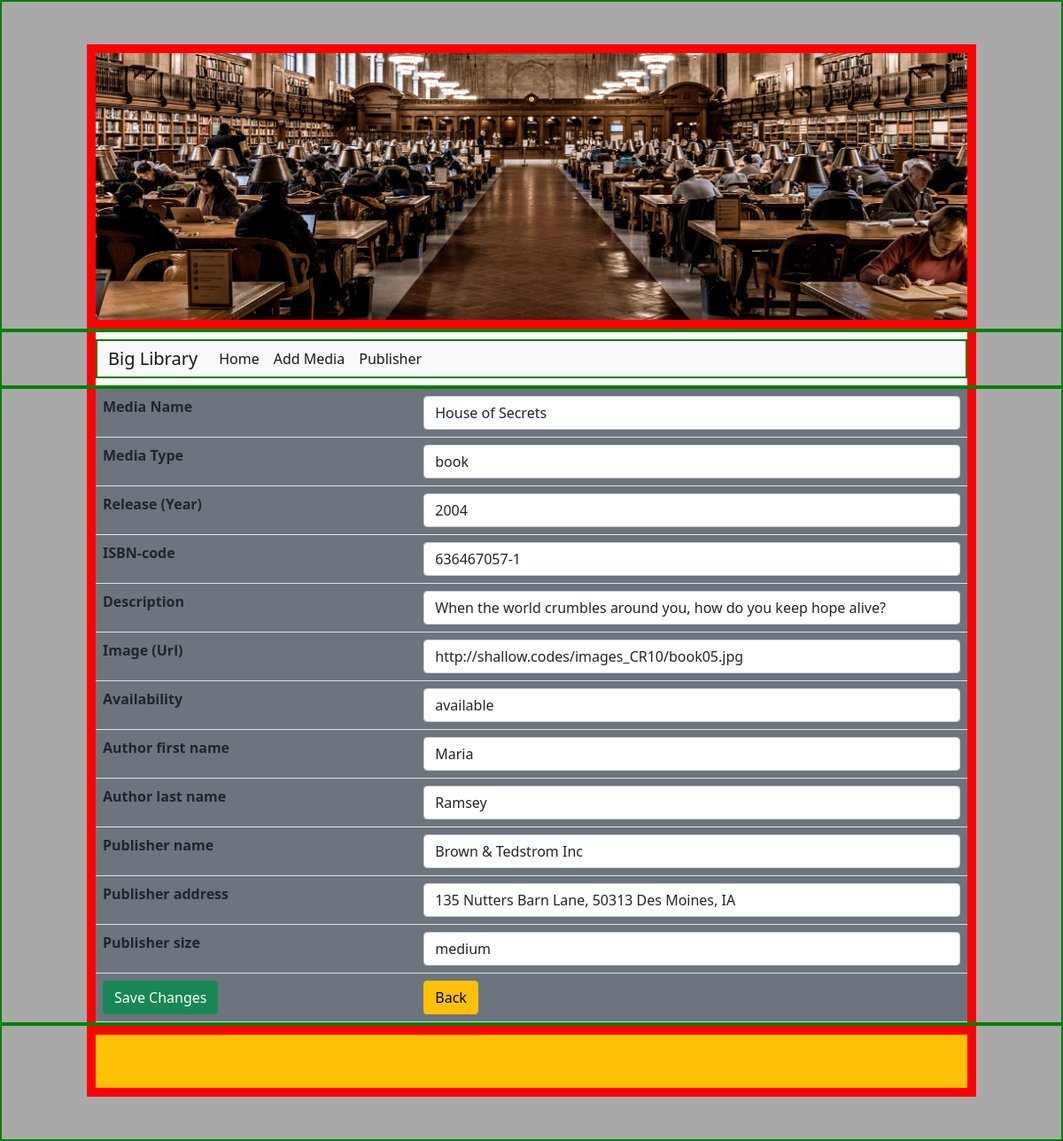
Before: /php/update.php?id=304 with the older database file.
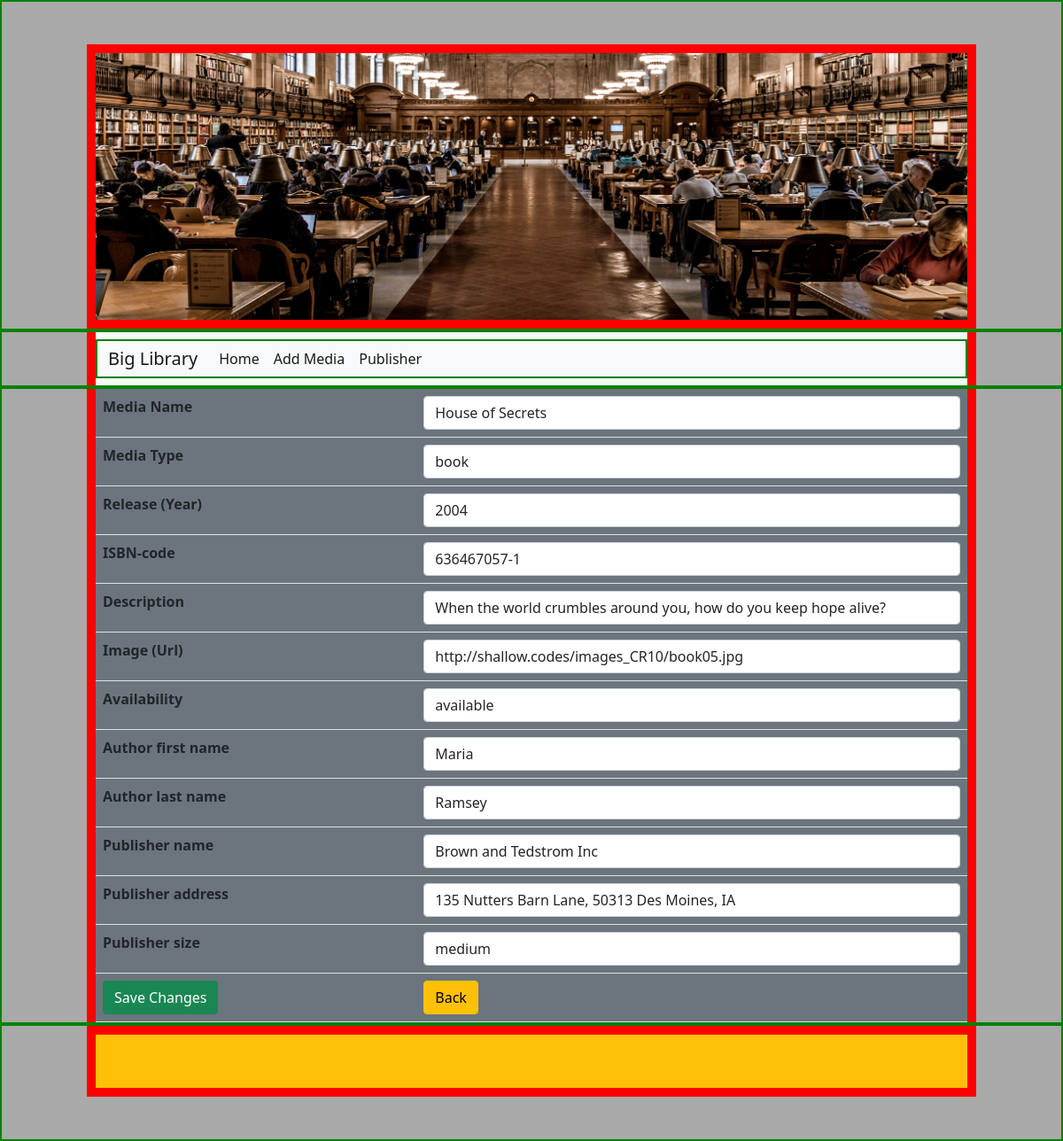
After: the same page with the newer database file.
### tables this page shows
CREATE TABLE `library_all_media` (
  `id` int(11) NOT NULL,
  `media_title` varchar(50) NOT NULL,
  `media_type` varchar(4) NOT NULL,
  `media_date` year(4) NOT NULL,
  `media_isbn` varchar(11) NOT NULL,
  `media_descr` varchar(100) NOT NULL,
  `media_image` varchar(100) NOT NULL,
  `media_status` varchar(9) NOT NULL,
  `author_fname` varchar(20) NOT NULL,
  `author_lname` varchar(20) NOT NULL,
  `pub_name` varchar(30) NOT NULL,
  `pub_address` varchar(50) NOT NULL,
  `pub_size` varchar(6) NOT NULL
);

### php/update.php (the view, shortened to what this page needs)
<?php
require_once 'actions/db_connect.php';
if ($_GET['id']) {
    $id = $_GET['id'];
    $sql = "SELECT * FROM library_all_media WHERE id = {$id}";
    $result = $connect->query($sql);
    if ($result->num_rows == 1) {
        $data = $result->fetch_assoc();
        $media_title = $data['media_title'];
        $media_type = $data['media_type'];
        $media_date = $data['media_date'];
        $media_isbn = $data['media_isbn'];
        $media_descr = $data['media_descr'];
        $media_image = $data['media_image'];
        $media_status = $data['media_status'];
        $author_fname = $data['author_fname'];
        $author_lname = $data['author_lname'];
        $pub_name = $data['pub_name'];
        $pub_address = $data['pub_address'];
        $pub_size = $data['pub_size'];
    } else {
        header("location: error.php");
    }
} else {
    header("location: error.php");
}
?>
<!DOCTYPE html>
<html lang="en">
<head>
    <?php require_once 'components/bootstrap.php' ?>
    <link rel="stylesheet" type="text/css" href="../styles/styles.css">
</head>
<body>
    <?php include_once "header.php" ?>
    <?php include_once "navbar.php" ?>
    <div class="container-fluid mx-auto px-5">
        <div class="wrapIndex mx-5 bg-secondary">
            <form action="actions/a_update.php" method="post" enctype="multipart/form-data">
                <table class="table">
                    <tr>
                        <th>Media Name</th>
                        <td><input class='form-control' type="text" name="m_name" placeholder="Name of the media" value="<?php echo $media_title ?>" /></td>
                    </tr>
                    <tr>
                        <th>Media Type</th>
                        <td><input class='form-control' type="text" name="m_type" placeholder="Type of the media" value="<?php echo $media_type ?>" /></td>
                    </tr>
                    <tr>
                        <th>Release (Year)</th>
                        <td><input class='form-control' type="number" name="m_date" placeholder="Year of release" value="<?php echo $media_date ?>" /></td>
                    </tr>
                    <tr>
                        <th>ISBN-code</th>
                        <td><input class='form-control' type="text" name="m_isbn" placeholder="ISBN-code of the media" value="<?php echo $media_isbn ?>" /></td>
                    </tr>
                    <tr>
                        <th>Description</th>
                        <td><input class='form-control' type="text" name="m_descr" placeholder="Short description" value="<?php echo $media_descr ?>" /></td>
                    </tr>
                    <tr>
                        <th>Image (Url)</th>
                        <td><input class='form-control' type="text" name="m_image" placeholder="Image-Url of the media" value="<?php echo $media_image ?>" /></td>
                    </tr>
                    <tr>
                        <th>Availability</th>
                        <td><input class='form-control' type="text" name="m_status" placeholder="available / reserved" value="<?php echo $media_status ?>" /></td>
                    </tr>
                    <tr>
                        <th>Author first name</th>
                        <td><input class='form-control' type="text" name="a_fname" placeholder="First name of the author" value="<?php echo $author_fname ?>" /></td>
                    </tr>
                    <tr>
                        <th>Author last name</th>
                        <td><input class='form-control' type="text" name="a_lname" placeholder="Last name of the author" value="<?php echo $author_lname ?>" /></td>
                    </tr>
                    <tr>
                        <th>Publisher name</th>
                        <td><input class='form-control' type="text" name="p_name" placeholder="Name of the publisher" value="<?php echo $pub_name ?>" /></td>
                    </tr>
                    <tr>
                        <th>Publisher address</th>
                        <td><input class='form-control' type="text" name="p_address" placeholder="Address of the publisher" value="<?php echo $pub_address ?>" /></td>
                    </tr>
                    <tr>
                        <th>Publisher size</th>
                        <td><input class='form-control' type="text" name="p_size" placeholder="Size of the publisher" value="<?php echo $pub_size ?>" /></td>
                    </tr>
                    <tr>
                        <td><button class="btn btn-success" type="submit">Save Changes</button></td>
                        <td><a href="index.php"><button class="btn btn-warning" type="button">Back</button></a></td>
                    </tr>
                </table>
            </form>
        </div>
    </div>
    <?php include_once "footer.php" ?>
</body>
</html>

Changed rows visible on the page:
changed library_all_media "House of Secrets": p_name "Brown & Tedstrom Inc" → "Brown and Tedstrom Inc"
